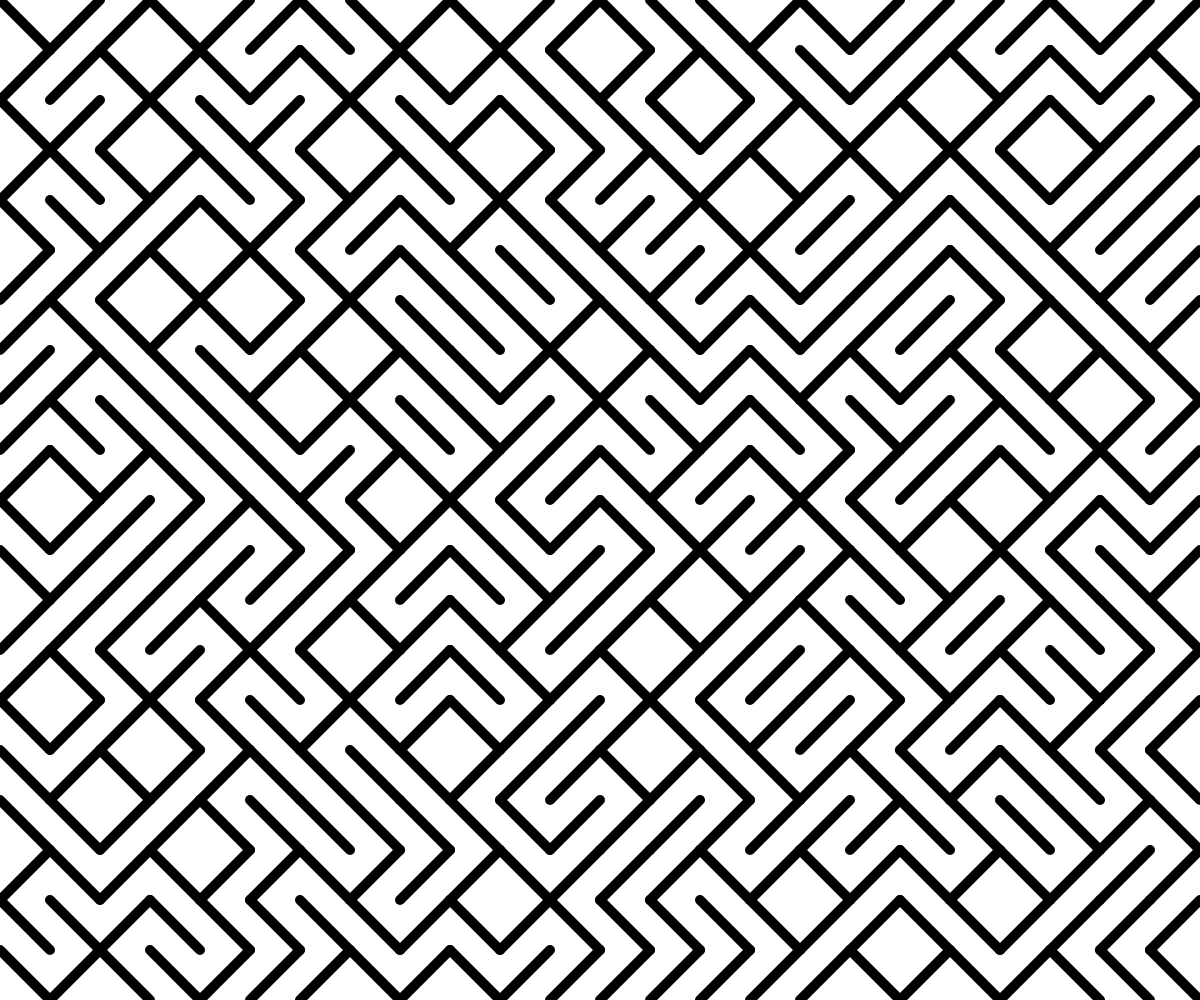
Frame 1 (no input)
Frame 60 (no input): identical to frame 1, image omitted
Frame 120 (the mouse pressed at the canvas centre since frame 60): identical to frame 1, image omitted

The p5.js sketch that drew this single still picture (run headless with seeded random() and noise() and a simulated clock; from frame 60 on, the mouse is pressed at the canvas centre):

// p5.js sketch
// ── sketch.js
const STEP = 50;
let tiles;

class Tile {
  constructor(go_up, x, y) {
    this.x1 = x;
    this.x2 = x+50;
    this.y1 = y+STEP*(!go_up);
    this.y2 = y+STEP*go_up;
  }
  draw() {
    line(this.x1, this.y1, this.x2, this.y2);
  }
}

function setup() {
  createCanvas(windowWidth, windowHeight);
  tiles = Array(Math.ceil(windowWidth/STEP) * Math.ceil(windowHeight/STEP));
  for(let i = 0; i < Math.ceil(windowWidth/STEP); i++) {
    const tiles_in_collumn = Math.ceil(windowHeight/STEP);
    for(let j = 0; j < tiles_in_collumn; j++) {
      tiles[i*tiles_in_collumn + j] = new Tile(int(random(2)), i * STEP, j * STEP);
    }
  }
}

function draw() {
  background(255);
  strokeWeight(10);
  tiles.forEach((tile) => {
    tile.draw();
  });
}
